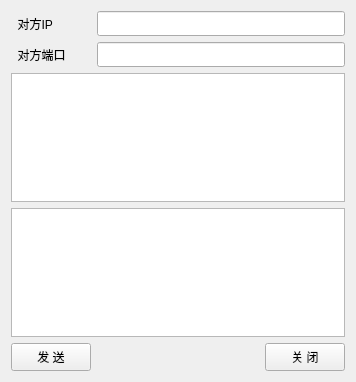
<?xml version="1.0" encoding="UTF-8"?>
<ui version="4.0">
 <class>Widget</class>
 <widget class="QWidget" name="Widget">
  <property name="geometry">
   <rect>
    <x>0</x>
    <y>0</y>
    <width>356</width>
    <height>382</height>
   </rect>
  </property>
  <property name="windowTitle">
   <string>Widget</string>
  </property>
  <layout class="QGridLayout" name="gridLayout">
   <item row="0" column="0">
    <widget class="QLabel" name="label">
     <property name="minimumSize">
      <size>
       <width>0</width>
       <height>25</height>
      </size>
     </property>
     <property name="text">
      <string>  对方IP</string>
     </property>
    </widget>
   </item>
   <item row="0" column="1" colspan="2">
    <widget class="QLineEdit" name="lineEdit_ip">
     <property name="minimumSize">
      <size>
       <width>0</width>
       <height>25</height>
      </size>
     </property>
    </widget>
   </item>
   <item row="1" column="0">
    <widget class="QLabel" name="label_2">
     <property name="minimumSize">
      <size>
       <width>0</width>
       <height>25</height>
      </size>
     </property>
     <property name="text">
      <string>  对方端口</string>
     </property>
    </widget>
   </item>
   <item row="1" column="1" colspan="2">
    <widget class="QLineEdit" name="lineEdit_port">
     <property name="minimumSize">
      <size>
       <width>0</width>
       <height>25</height>
      </size>
     </property>
    </widget>
   </item>
   <item row="2" column="0" colspan="3">
    <widget class="QTextEdit" name="textEdit_rcv">
     <property name="readOnly">
      <bool>true</bool>
     </property>
    </widget>
   </item>
   <item row="3" column="0" colspan="3">
    <widget class="QTextEdit" name="textEdit_send"/>
   </item>
   <item row="4" column="0">
    <widget class="QPushButton" name="pushButton_send">
     <property name="minimumSize">
      <size>
       <width>0</width>
       <height>28</height>
      </size>
     </property>
     <property name="text">
      <string>发 送</string>
     </property>
    </widget>
   </item>
   <item row="4" column="1">
    <spacer name="horizontalSpacer">
     <property name="orientation">
      <enum>Qt::Horizontal</enum>
     </property>
     <property name="sizeHint" stdset="0">
      <size>
       <width>173</width>
       <height>20</height>
      </size>
     </property>
    </spacer>
   </item>
   <item row="4" column="2">
    <widget class="QPushButton" name="pushButton_close">
     <property name="minimumSize">
      <size>
       <width>0</width>
       <height>28</height>
      </size>
     </property>
     <property name="text">
      <string>关 闭</string>
     </property>
    </widget>
   </item>
  </layout>
 </widget>
 <layoutdefault spacing="6" margin="11"/>
 <resources/>
 <connections/>
</ui>
